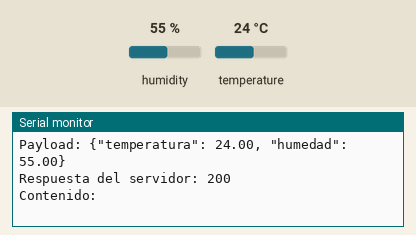
A sketch run on a simulated ESP32. Parts: the last lines printed to the serial monitor. The test bench sets the inputs (shaded band); at power-on: humidity 55 %, temperature 24 °C. WiFi joins after 1.5 s; servers stay silent unless stated; uploads are accepted with an empty reply.

Above: at 3.2 s.
3.3 s: humidity set to 22 %
10.9 s: temperature set to 12 °C
At 12.38 s:
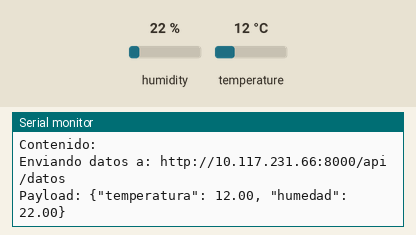
18.5 s: humidity set to 40 %
At 23.1 s:
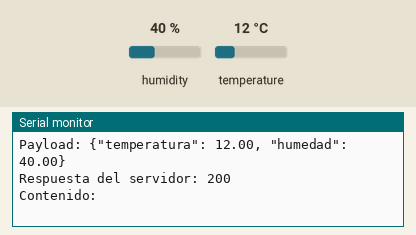

Measured:
- after the input at 10.9 s, the serial monitor: prints a new line after 1.3 s (image 1)
- after the input at 18.5 s, the serial monitor: prints a new line after 3.9 s (image 2)

The sketch:

Proyecto_UMG.ino
```cpp
#include <WiFi.h>
#include <lwip/sockets.h>
#include <lwip/netdb.h>
#include <HTTPClient.h>
#include <DHTesp.h>

// Configuración del sensor
#define DHTPIN 4 // es donde esta colocado fisicamente al SP32
DHTesp dht;

// Datos de  red Wi-Fi (hotspot del Celular)
const char* ssid = "SP32config";
const char* password = "UMGconfigSP32";

const char* serverIPv4 = "10.117.231.66"; //ip asignada a la laptop para envio API
const int   serverPort = 8000; // puerto para API


void setup() {
  Serial.begin(115200); //activa el monitor
  dht.setup(DHTPIN, DHTesp::DHT11);  // inicia el sensor

  // Conectar a Wi-Fi
  WiFi.begin(ssid, password); // conecta al wifi
  Serial.print("Conectando a Wi-Fi");
  while (WiFi.status() != WL_CONNECTED) {
    delay(1000);
    Serial.print("."); // imprime puntos en lo que conecta
  }

  Serial.println("\nConectado a Wi-Fi");
  Serial.print("Dirección IPv4: ");
  Serial.println(WiFi.localIP()); //muestra la ip asignado para el ESP32

}

void loop() {
  float temperatura = dht.getTemperature(); // lee el sensor
  float humedad = dht.getHumidity();

  if (!isnan(temperatura) && !isnan(humedad)) {
    enviarDatos(temperatura, humedad); //si encuentra datos de los 2 los manda a enviarDAtos
  } else {
    Serial.println("Error leyendo el sensor DHT11"); // muestra error si no lo esta funcionando
  }

  delay(10000); // Esperar 10 segundos antes del siguiente envío
}

void enviarDatos(float temp, float hum) { //funcionalidad para el backend
  if (WiFi.status() == WL_CONNECTED) { //verifica si sigue conectado al wifi
    HTTPClient http; //crea el cliente


  String url = "http://" + String(serverIPv4) + ":" + String(serverPort) + "/api/datos"; //se construye la url del endpoint

   http.begin(url);
    http.addHeader("Content-Type", "application/json");

    String payload = "{\"temperatura\": " + String(temp) + ", \"humedad\": " + String(hum) + "}"; //arma el json
    Serial.println("Enviando datos a: " + url);
    Serial.println("Payload: " + payload);

    int response = http.POST(payload); // manda el post

    if (response > 0) {
      Serial.print("Respuesta del servidor: "); // si el servidor recibe correctamente manda un 200
      Serial.println(response);
      String cuerpo = http.getString();
      Serial.println("Contenido: " + cuerpo);
    } else {
      Serial.print("Error al enviar POST: "); // si da error manda un -1
      Serial.println(response);
    }

    http.end();
  } else {
    Serial.println("No hay conexión Wi-Fi");
  }
}
```
